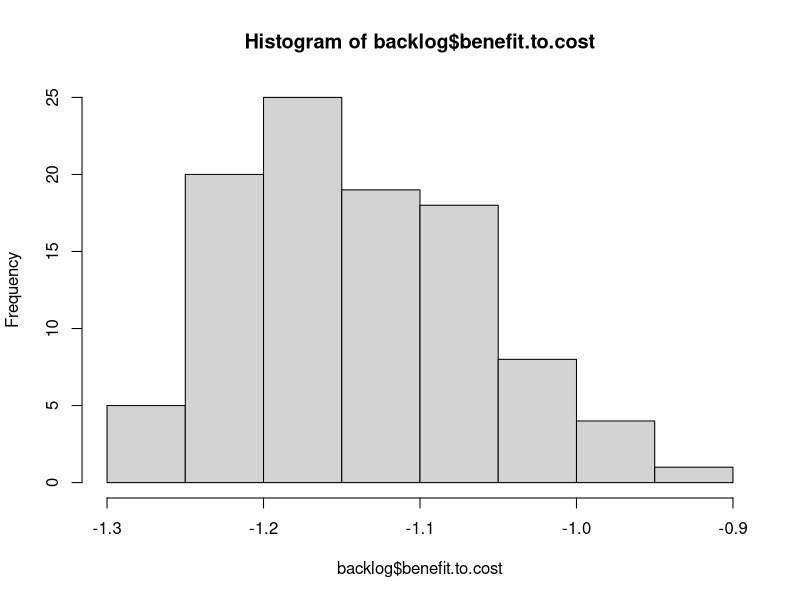
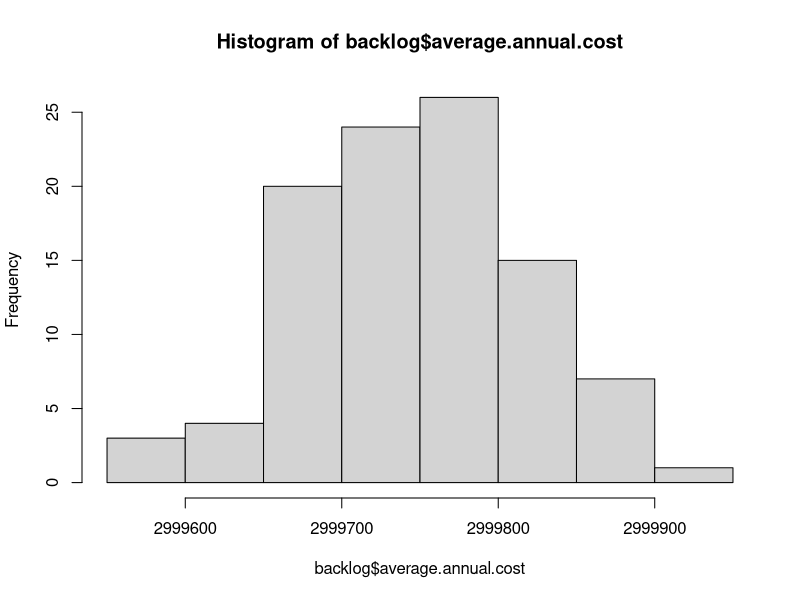
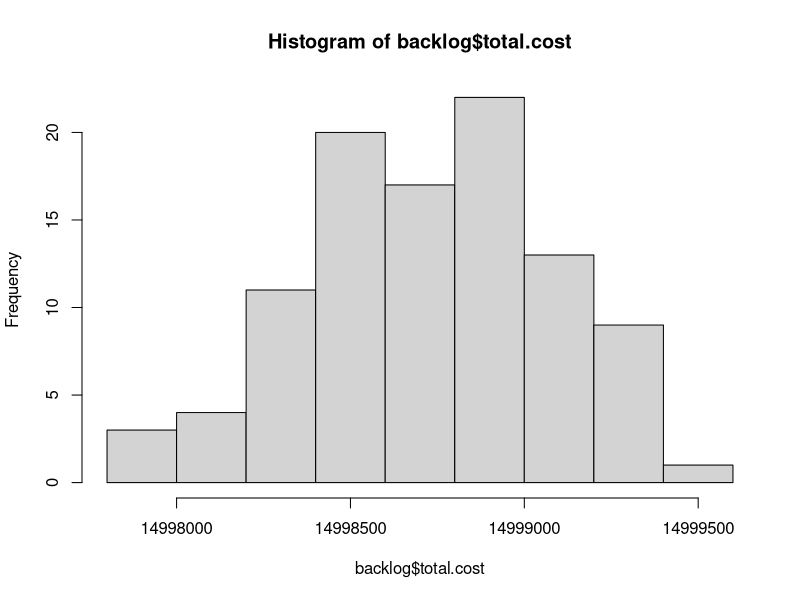
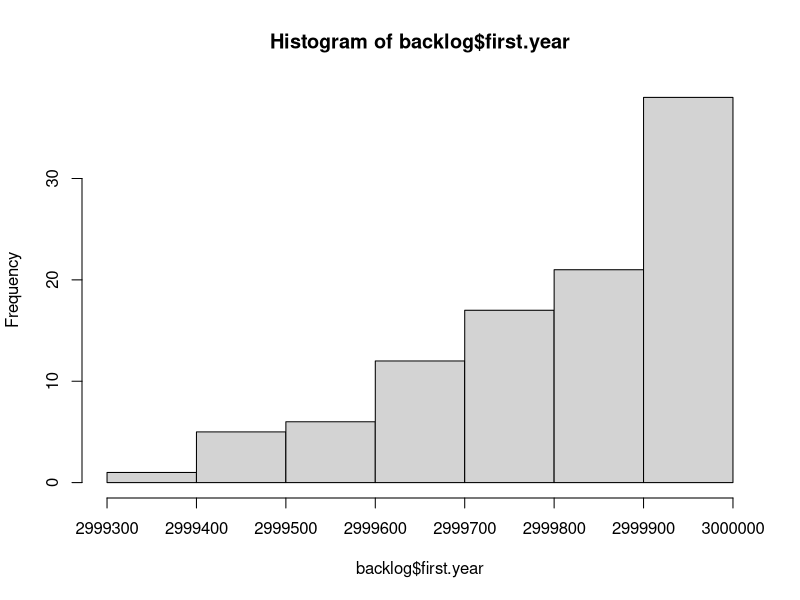

Generate these figures, in order, with R:
# Read Me ####
# This code analyzes data from FST, the City's pavement consultant
# It models the cost and PCI degredation in order to optimize pavement decisions
# OCI value = PCI.  Note these scores are from November 2012.
# Created By Daniel Hadley

# Considerations: 
# 1. The knapsack approximates an optimal outcome, but needs to be inspected in cases where the 
# limit is low,E.g., http://oucsace.cs.ohiou.edu/~razvan/courses/cs4040/lecture16.pdf
# 2. The model glosses over differences in the deterioration of arterial vs residential for now
# These differences seemed small enough to gloss over for the sake of comparison
# 3. The model also glosses over differences in PCI reset of various treatment types.
# A full repavement would generally reset to PCI = 100, whereas this model by default resets 
# everthing to 95 (f(age+1)=PCI). Details: http://www.mylongview.com/modules/showdocument.aspx?documentid=631
# These differences also seemed trivial when comparing strategies
# For number three, it would be easy to finish the function f(PCI) = delta
# Then you would add a "Functional" argument to f(age) = PCI 

library("plyr")


# Import data ####
setwd("K:/Somerstat/Common/Data/2014 StreetStat/PCI_Code")
# setwd ("~/Documents/Git/PCI_Code") #at home
d <- read.csv("PCI.csv")


# Create new variables #### 
d$sq.ft <- d$PavementWi * d$Length # Sq. Feet
d$sq.yd <- d$sq.ft * 0.111111 # Sq. Yards
d$total.pci <- d$sq.yd * d$OCI # Sum PCI
d$ideal.pci <- d$sq.yd * 100 # Ideal sum PCI
d$delta.pci <- d$ideal.pci - d$total.pci #Difference
d$cost.per.sq.yd <- d$ExtendedCo / d$sq.yd # Cost per sq yard


# Here I model the age as a function of PCI based on the references below:
# It is an average of residential and arterial, but we can divide those later
# http://onlinepubs.trb.org/onlinepubs/conferences/2012/assetmgmt/presentations/Data-A-Ramirez-Flores-Chang-Albitres.pdf
# https://repository.tamu.edu/bitstream/handle/1969.1/ETD-TAMU-2009-05-317/DESHMUKH-THESIS.pdf?sequence=2
# http://www.mylongview.com/modules/showdocument.aspx?documentid=631
# PCI = 100 - (106/((ln(79/AGE))^(1/.48)))

d$est.years <- 79*(2.71828^(-9.37879/(100-d$OCI)^0.48))


###  Model the Pavement decisions over 20 years 


# Functions needed for the model: f(Age) = PCI, f(PCI) = AGE, f(PCI) = Cost & fknapsack = pave ####
# f(Age) = PCI
# I can differentiate between residetnial and collector, but the difference is small
# See AnalyzePCI.R
PCIf <- function(AGE){ 
  PCI <- 100 - (106/((log(79/AGE))^(1/.48)))
  return(PCI)
}


# f(PCI) = Cost 
Costf <- function(OCI, Functional, sq.yd){ 
  Cost <- ifelse((OCI >= 68) & (OCI < 88), 1.8,
         ifelse((OCI >= 47) & (OCI < 68), 18.50,
                ifelse((OCI >= 25) & (OCI < 47) & (Functional == "RT - Residential Local"), 76.80,
                       ifelse((OCI >= 25) & (OCI < 47) & (Functional == "RE - Residential Dead End"), 76.80,
                              ifelse((OCI >= 25) & (OCI < 47) & (Functional == "CO - Collector" ), 91.10,
                                     ifelse((OCI >= 25) & (OCI < 47) & (Functional == "AR - Arterial"), 91.10,
                                            ifelse((OCI >= 0) & (OCI < 25) & (Functional == "RT - Residential Local"), 139.80,
                                                   ifelse((OCI >= 0) & (OCI < 25) & (Functional == "RE - Residential Dead End"), 139.80,
                                                          ifelse((OCI >= 0) & (OCI < 25) & (Functional == "CO - Collector"), 147.70,
                                                                 ifelse((OCI >= 0) & (OCI < 25) & (Functional == "AR - Arterial"), 162.10,
                                                                        ifelse(OCI >= 88, 0, 360)))))))))))
  return(Cost*sq.yd)
}


# f(PCI) = delta
# This takes the current PCI and calculates the difference between that and the PCI post treatment
# This is essentially the "value" in the knapsack algo
#  Deltaf <- function(OCI, Functional, sq.yd){ 
#    Delta <- ifelse((OCI >= 68) & (OCI < 88), (93 * sq.yd)-(OCI * sq.yd),
#                    (100 * sq.yd)-(OCI * sq.yd))
#    return(Delta)
#  }

                        

# f(value, weight, limit ) = pave. This is the basic Pave function
# This is a greedy approximation to the Knapsack algorithm
knapsack <- function(value, weight, limit){
  benefit.to.cost <- value / weight #Create ratio
  df = data.frame(value, weight, benefit.to.cost) # turn it into a DF
  df$ID <- (1:nrow(df)) # add ID to resort later
  df <- df[with(df, order(-benefit.to.cost)), ] # Sort by benefit.to.cost
  rownames(df) <- NULL # Reset the row names for easier indexing
  df$total.weight <- ifelse(cumsum(df$weight) <= limit, cumsum(df$weight), 0) # Add first items that fit
  # I need to add a break here if nothing fits in the bag on the first pass
  for(i in 2:nrow(df)){ #Start in row 2 because some values have been added above
    df$total.weight[i] <- ifelse(df$weight[i] + df$total.weight[i-1] <= limit, # If adding won't go over limit
                                 df$weight[i] + df$total.weight[i-1], df$total.weight[i-1]) # If it will, keep Weight the same
  }
  df$add <- 0
  df$add[1] <- ifelse(df$total.weight[1] > 0, 1, 0)
  for(i in 2:nrow(df)){ #Start in row 2 
    df$add[i] <- ifelse(df$total.weight[i] > df$total.weight[i-1], 1, 0) # 1 if it has been added
  }
  df <- df[with(df, order(ID)), ] # Resort by ID
  rownames(df) <- NULL # Reset the row names for easier indexing
  return(df$add)
}


# Stochastic attempt ####
# f(value, weight, limit ) = pave. 
# This is a greedy approximation to the Knapsack algorithm
knapsack <- function(value, weight, limit){
  benefit.to.cost <- sample(1:573, 573, replace=F) #Instead of real ratio, make it random
  df = data.frame(value, weight, benefit.to.cost) # turn it into a DF
  df$ID <- (1:nrow(df)) # add ID to resort later
  df <- df[with(df, order(-benefit.to.cost)), ] # Sort by benefit.to.cost
  rownames(df) <- NULL # Reset the row names for easier indexing
  df$total.weight <- ifelse(cumsum(df$weight) <= limit, cumsum(df$weight), 0) # Add first items that fit
  # I need to add a break here if nothing fits in the bag on the first pass
  for(i in 2:nrow(df)){ #Start in row 2 because some values have been added above
    df$total.weight[i] <- ifelse(df$weight[i] + df$total.weight[i-1] <= limit, # If adding won't go over limit
                                 df$weight[i] + df$total.weight[i-1], df$total.weight[i-1]) # If it will, keep Weight the same
  }
  df$add <- 0
  df$add[1] <- ifelse(df$total.weight[1] > 0, 1, 0)
  for(i in 2:nrow(df)){ #Start in row 2 
    df$add[i] <- ifelse(df$total.weight[i] > df$total.weight[i-1], 1, 0) # 1 if it has been added
  }
  df <- df[with(df, order(ID)), ] # Resort by ID
  rownames(df) <- NULL # Reset the row names for easier indexing
  return(df$add)
}


# Here is where I attempt to create a stochastic model 
# The problem WAS that it's difficult to set the limit on spending, particularly in years  1 &
# So I included a greedy knapsack algo in the model 
# f(PCI) = Whether or Not to Pave
# Here is where we set the rules and try different scenarios


Modelf <- function(n){
  d$OCI.Model <- PCIf(d$est.years) # Use the model instead of the empirical OCI
  d$backlog <- Costf(d$OCI.Model, d$Functional, d$sq.yd) # when summed, this gives you your backlog
  d$Pave.a <- knapsack((d$sq.yd * 100 - d$sq.yd * d$OCI.Model), d$backlog, 3000000) # Decision to pave
  d$cost.a <- ifelse(d$Pave.a == 1, Costf(d$OCI.Model, d$Functional, d$sq.yd),0) #The cost to pave the selected streets
  d$Age.a <- ifelse(d$Pave.a == 1, 1, 1 + d$est.years) #Age in year n
  d$OCI.a <- PCIf(d$Age.a) # OCI year n  
  d$backlog.a <- ifelse(d$Pave.a == 0, Costf(d$OCI.Model, d$Functional, d$sq.yd),0) #Backlog after year n
  d$Pave.b <- knapsack((d$sq.yd * 100 - d$sq.yd * d$OCI.a), d$backlog.a, 3000000) # Decision to pave
  d$cost.b <- ifelse(d$Pave.b == 1, Costf(d$OCI.Model, d$Functional, d$sq.yd),0) #The cost to pave the selected streets
  d$Age.b <- ifelse(d$Pave.b == 1, 1, 1 + d$Age.a) #Age in year n
  d$OCI.b <- PCIf(d$Age.b) # OCI year n  
  d$backlog.b <- ifelse(d$Pave.b == 0, Costf(d$OCI.a,d$Functional, d$sq.yd),0) #Backlog after year n
  d$Pave.c <- knapsack((d$sq.yd*100 - d$sq.yd*d$OCI.b),d$backlog.b, 3000000) # Decision to pave
  d$cost.c <- ifelse(d$Pave.c == 1, Costf(d$OCI.a,d$Functional, d$sq.yd),0) #The cost to pave the selected streets
  d$Age.c <- ifelse(d$Pave.c == 1, 1, 1 + d$Age.b) #Age in year n
  d$OCI.c <- PCIf(d$Age.c) # OCI year n  
  d$backlog.c <- ifelse(d$Pave.c == 0, Costf(d$OCI.b, d$Functional, d$sq.yd),0) #Backlog after year n
  d$Pave.d <- knapsack(((d$sq.yd * 100) - (d$sq.yd * d$OCI.c)), d$backlog.c, 3000000) # Decision to pave
  d$cost.d <- ifelse(d$Pave.d == 1, Costf(d$OCI.b, d$Functional, d$sq.yd),0) #The cost to pave the selected streets
  d$Age.d <- ifelse(d$Pave.d == 1, 1, 1 + d$Age.c) #Age in year n
  d$OCI.d <- PCIf(d$Age.d) # OCI year n  
  d$backlog.d <- ifelse(d$Pave.d == 0, Costf(d$OCI.c, d$Functional, d$sq.yd),0) #Backlog after year n
  d$Pave.e <- knapsack(((d$sq.yd * 100) - (d$sq.yd * d$OCI.d)), d$backlog.d, 3000000) # Decision to pave
  d$cost.e <- ifelse(d$Pave.e == 1, Costf(d$OCI.c, d$Functional, d$sq.yd),0) #The cost to pave the selected streets
  d$Age.e <- ifelse(d$Pave.e == 1, 1, 1 + d$Age.c) #Age in year n
  d$OCI.e <- PCIf(d$Age.e) # OCI year n  
  d$backlog.e <- ifelse(d$Pave.e == 0, Costf(d$OCI.c,d$Functional, d$sq.yd),0) #Backlog after year n
  #   Now create the outputs
  backlog <- sum(d$backlog.e)
  backlog.reduction <- (sum(d$backlog)) - (sum(d$backlog.e))
  total.cost <- sum(d$cost.a, d$cost.b, d$cost.c, d$cost.d, d$cost.e)
  benefit.to.cost <- backlog.reduction / total.cost
  average.annual.cost <- ((sum(d$cost.a)) + (sum(d$cost.b)) + (sum(d$cost.c)) + 
                            (sum(d$cost.d)) + (sum(d$cost.e))) / 5
  first.year <- sum(d$cost.a)
  output <- list(backlog, backlog.reduction, total.cost, benefit.to.cost, average.annual.cost, first.year)
  return(output)
}

# Now run the function X number of times
# http://stats.stackexchange.com/questions/7999/how-to-efficiently-repeat-a-function-on-a-data-set-in-r
library("plyr")
l <- alply(cbind(rep(100,100),rep(20,10)),1,Modelf)
backlog <- data.frame(matrix(unlist(l), nrow=100, byrow=T))
colnames(backlog) <- c("backlog", "backlog.reduction", "total.cost", "benefit.to.cost", 
                       "average.annual.cost", "first.year")

hist(backlog$benefit.to.cost)
hist(backlog$average.annual.cost)
hist(backlog$total.cost)
hist(backlog$first.year)


# Final model: change in PCI as the "value"; cost = "weight", cap = $4.5m ####


# f(n) = output
Modelf <- function(n){
  d$OCI.Model <- PCIf(d$est.years) # Use the model instead of the empirical OCI
  d$backlog <- Costf(d$OCI.Model, d$Functional, d$sq.yd) # when summed, this gives you your backlog in Nov 2012
  d$Pave.a <- knapsack((d$sq.yd * 100 - d$sq.yd * d$OCI.Model), d$backlog, 4500000) # Decision to pave
  d$cost.a <- ifelse(d$Pave.a == 1, Costf(d$OCI.Model, d$Functional, d$sq.yd),0) #The cost to pave the selected streets
  d$Age.a <- ifelse(d$Pave.a == 1, 1, 1 + d$est.years) #Age in year n
  d$OCI.a <- PCIf(d$Age.a) # OCI year n  
  d$backlog.a <- ifelse(d$Pave.a == 0, Costf(d$OCI.Model, d$Functional, d$sq.yd),0) #Backlog after year n
  d$Pave.b <- knapsack((d$sq.yd * 100 - d$sq.yd * d$OCI.a), d$backlog.a, 4500000) # Decision to pave
  d$cost.b <- ifelse(d$Pave.b == 1, Costf(d$OCI.Model, d$Functional, d$sq.yd),0) #The cost to pave the selected streets
  d$Age.b <- ifelse(d$Pave.b == 1, 1, 1 + d$Age.a) #Age in year n
  d$OCI.b <- PCIf(d$Age.b) # OCI year n  
  d$backlog.b <- ifelse(d$Pave.b == 0, Costf(d$OCI.a,d$Functional, d$sq.yd),0) #Backlog after year n
  d$Pave.c <- knapsack((d$sq.yd*100 - d$sq.yd*d$OCI.b),d$backlog.b, 4500000) # Decision to pave
  d$cost.c <- ifelse(d$Pave.c == 1, Costf(d$OCI.a,d$Functional, d$sq.yd),0) #The cost to pave the selected streets
  d$Age.c <- ifelse(d$Pave.c == 1, 1, 1 + d$Age.b) #Age in year n
  d$OCI.c <- PCIf(d$Age.c) # OCI year n  
  d$backlog.c <- ifelse(d$Pave.c == 0, Costf(d$OCI.b, d$Functional, d$sq.yd),0) #Backlog after year n
  d$Pave.d <- knapsack(((d$sq.yd * 100) - (d$sq.yd * d$OCI.c)), d$backlog.c, 4500000) # Decision to pave
  d$cost.d <- ifelse(d$Pave.d == 1, Costf(d$OCI.b, d$Functional, d$sq.yd),0) #The cost to pave the selected streets
  d$Age.d <- ifelse(d$Pave.d == 1, 1, 1 + d$Age.c) #Age in year n
  d$OCI.d <- PCIf(d$Age.d) # OCI year n  
  d$backlog.d <- ifelse(d$Pave.d == 0, Costf(d$OCI.c, d$Functional, d$sq.yd),0) #Backlog after year n
  d$Pave.e <- knapsack(((d$sq.yd * 100) - (d$sq.yd * d$OCI.d)), d$backlog.d, 4500000) # Decision to pave
  d$cost.e <- ifelse(d$Pave.e == 1, Costf(d$OCI.c, d$Functional, d$sq.yd),0) #The cost to pave the selected streets
  d$Age.e <- ifelse(d$Pave.e == 1, 1, 1 + d$Age.c) #Age in year n
  d$OCI.e <- PCIf(d$Age.e) # OCI year n  
  d$backlog.e <- ifelse(d$Pave.e == 0, Costf(d$OCI.d,d$Functional, d$sq.yd),0) #Backlog after year n
  #   Now create the outputs
  backlog <- sum(d$backlog.e)
  backlog.reduction <- (sum(d$backlog)) - (sum(d$backlog.e))
  total.cost <- sum(d$cost.a, d$cost.b, d$cost.c, d$cost.d, d$cost.e)
  benefit.to.cost <- backlog.reduction / total.cost
  average.annual.cost <- ((sum(d$cost.a)) + (sum(d$cost.b)) + (sum(d$cost.c)) + 
                            (sum(d$cost.d)) + (sum(d$cost.e))) / 5
  first.year <- sum(d$cost.a)
  output <- list(backlog, backlog.reduction, total.cost, benefit.to.cost, average.annual.cost, first.year)
  return(output)
}

Modelf(1)


# Final model to compare against the consultant: cap = $3 + the worst streets ####
# Backlog after 5 years for consultant spending $6 m is $73 m.

# f(n) = output
Modelf <- function(n){
  d$OCI.Model <- PCIf(d$est.years) # Use the model instead of the empirical OCI
  d$backlog <- Costf(d$OCI.Model, d$Functional, d$sq.yd) # when summed, this gives you your backlog
  d$Pave.a <- knapsack((d$sq.yd * 100 - d$sq.yd * d$OCI.Model), d$backlog, 3000000) # Decision to pave
  d$Pave.a <- ifelse(d$OCI.Model < 10, 1, d$Pave.a) # Pave the worst street
  d$cost.a <- ifelse(d$Pave.a == 1, Costf(d$OCI.Model, d$Functional, d$sq.yd),0) #The cost to pave the selected streets
  d$Age.a <- ifelse(d$Pave.a == 1, 1, 1 + d$est.years) #Age in year n
  d$OCI.a <- PCIf(d$Age.a) # OCI year n  
  d$backlog.a <- ifelse(d$Pave.a == 0, Costf(d$OCI.Model, d$Functional, d$sq.yd),0) #Backlog after year n
  d$Pave.b <- knapsack((d$sq.yd * 100 - d$sq.yd * d$OCI.a), d$backlog.a, 3000000) # Decision to pave
  d$Pave.b <- ifelse(d$OCI.a < 10, 1, d$Pave.b) # Pave the worst street
  d$cost.b <- ifelse(d$Pave.b == 1, Costf(d$OCI.Model, d$Functional, d$sq.yd),0) #The cost to pave the selected streets
  d$Age.b <- ifelse(d$Pave.b == 1, 1, 1 + d$Age.a) #Age in year n
  d$OCI.b <- PCIf(d$Age.b) # OCI year n  
  d$backlog.b <- ifelse(d$Pave.b == 0, Costf(d$OCI.a,d$Functional, d$sq.yd),0) #Backlog after year n
  d$Pave.c <- knapsack((d$sq.yd*100 - d$sq.yd*d$OCI.b),d$backlog.b, 3000000) # Decision to pave
  d$Pave.c <- ifelse(d$OCI.b < 10, 1, d$Pave.c) # Pave the worst street
  d$cost.c <- ifelse(d$Pave.c == 1, Costf(d$OCI.a,d$Functional, d$sq.yd),0) #The cost to pave the selected streets
  d$Age.c <- ifelse(d$Pave.c == 1, 1, 1 + d$Age.b) #Age in year n
  d$OCI.c <- PCIf(d$Age.c) # OCI year n  
  d$backlog.c <- ifelse(d$Pave.c == 0, Costf(d$OCI.b, d$Functional, d$sq.yd),0) #Backlog after year n
  d$Pave.d <- knapsack(((d$sq.yd * 100) - (d$sq.yd * d$OCI.c)), d$backlog.c, 3000000) # Decision to pave
  d$Pave.d <- ifelse(d$OCI.c < 10, 1, d$Pave.d) # Pave the worst street
  d$cost.d <- ifelse(d$Pave.d == 1, Costf(d$OCI.b, d$Functional, d$sq.yd),0) #The cost to pave the selected streets
  d$Age.d <- ifelse(d$Pave.d == 1, 1, 1 + d$Age.c) #Age in year n
  d$OCI.d <- PCIf(d$Age.d) # OCI year n  
  d$backlog.d <- ifelse(d$Pave.d == 0, Costf(d$OCI.c, d$Functional, d$sq.yd),0) #Backlog after year n
  d$Pave.e <- knapsack(((d$sq.yd * 100) - (d$sq.yd * d$OCI.d)), d$backlog.d, 3000000) # Decision to pave
  d$Pave.e <- ifelse(d$OCI.d < 10, 1, d$Pave.e) # Pave the worst street
  d$cost.e <- ifelse(d$Pave.e == 1, Costf(d$OCI.c, d$Functional, d$sq.yd),0) #The cost to pave the selected streets
  d$Age.e <- ifelse(d$Pave.e == 1, 1, 1 + d$Age.d) #Age in year n
  d$OCI.e <- PCIf(d$Age.e) # OCI year n  
  d$backlog.e <- ifelse(d$Pave.e == 0, Costf(d$OCI.d,d$Functional, d$sq.yd),0) #Backlog after year n
  #   Now create the outputs
  backlog <- sum(d$backlog.e)
  backlog.reduction <- (sum(d$backlog)) - (sum(d$backlog.e))
  total.cost <- sum(d$cost.a, d$cost.b, d$cost.c, d$cost.d, d$cost.e)
  benefit.to.cost <- backlog.reduction / total.cost
  average.annual.cost <- ((sum(d$cost.a)) + (sum(d$cost.b)) + (sum(d$cost.c)) + 
                            (sum(d$cost.d)) + (sum(d$cost.e))) / 5
  first.year <- sum(d$cost.a)
  output <- list(backlog, backlog.reduction, total.cost, benefit.to.cost, average.annual.cost, first.year)
  return(output)
}

Modelf(1)

difference <- 73103186 - 37577635


# Final model to compare against the consultant: cap = $1.5 + some of the worst streets ####
# Backlog after 5 years for consultant spending $4.5 m is $81,115,018 m.

# f(n) = output
Modelf <- function(n){
  d$OCI.Model <- PCIf(d$est.years) # Use the model instead of the empirical OCI
  d$backlog <- Costf(d$OCI.Model, d$Functional, d$sq.yd) # when summed, this gives you your backlog
  d$Pave.a <- knapsack((d$sq.yd * 100 - d$sq.yd * d$OCI.Model), d$backlog, 1500000) # Decision to pave
  d$Pave.a <- ifelse(d$OCI.Model < 7, 1, d$Pave.a) # Pave the worst street
  d$cost.a <- ifelse(d$Pave.a == 1, Costf(d$OCI.Model, d$Functional, d$sq.yd),0) #The cost to pave the selected streets
  d$Age.a <- ifelse(d$Pave.a == 1, 1, 1 + d$est.years) #Age in year n
  d$OCI.a <- PCIf(d$Age.a) # OCI year n  
  d$backlog.a <- ifelse(d$Pave.a == 0, Costf(d$OCI.Model, d$Functional, d$sq.yd),0) #Backlog after year n
  d$Pave.b <- knapsack((d$sq.yd * 100 - d$sq.yd * d$OCI.a), d$backlog.a, 1500000) # Decision to pave
  d$Pave.b <- ifelse(d$OCI.a < 7, 1, d$Pave.b) # Pave the worst street
  d$cost.b <- ifelse(d$Pave.b == 1, Costf(d$OCI.Model, d$Functional, d$sq.yd),0) #The cost to pave the selected streets
  d$Age.b <- ifelse(d$Pave.b == 1, 1, 1 + d$Age.a) #Age in year n
  d$OCI.b <- PCIf(d$Age.b) # OCI year n  
  d$backlog.b <- ifelse(d$Pave.b == 0, Costf(d$OCI.a,d$Functional, d$sq.yd),0) #Backlog after year n
  d$Pave.c <- knapsack((d$sq.yd*100 - d$sq.yd*d$OCI.b),d$backlog.b, 1500000) # Decision to pave
  d$Pave.c <- ifelse(d$OCI.b < 7, 1, d$Pave.c) # Pave the worst street
  d$cost.c <- ifelse(d$Pave.c == 1, Costf(d$OCI.a,d$Functional, d$sq.yd),0) #The cost to pave the selected streets
  d$Age.c <- ifelse(d$Pave.c == 1, 1, 1 + d$Age.b) #Age in year n
  d$OCI.c <- PCIf(d$Age.c) # OCI year n  
  d$backlog.c <- ifelse(d$Pave.c == 0, Costf(d$OCI.b, d$Functional, d$sq.yd),0) #Backlog after year n
  d$Pave.d <- knapsack(((d$sq.yd * 100) - (d$sq.yd * d$OCI.c)), d$backlog.c, 1500000) # Decision to pave
  d$Pave.d <- ifelse(d$OCI.c < 7, 1, d$Pave.d) # Pave the worst street
  d$cost.d <- ifelse(d$Pave.d == 1, Costf(d$OCI.b, d$Functional, d$sq.yd),0) #The cost to pave the selected streets
  d$Age.d <- ifelse(d$Pave.d == 1, 1, 1 + d$Age.c) #Age in year n
  d$OCI.d <- PCIf(d$Age.d) # OCI year n  
  d$backlog.d <- ifelse(d$Pave.d == 0, Costf(d$OCI.c, d$Functional, d$sq.yd),0) #Backlog after year n
  d$Pave.e <- knapsack(((d$sq.yd * 100) - (d$sq.yd * d$OCI.d)), d$backlog.d, 1500000) # Decision to pave
  d$Pave.e <- ifelse(d$OCI.d < 7, 1, d$Pave.e) # Pave the worst street
  d$cost.e <- ifelse(d$Pave.e == 1, Costf(d$OCI.c, d$Functional, d$sq.yd),0) #The cost to pave the selected streets
  d$Age.e <- ifelse(d$Pave.e == 1, 1, 1 + d$Age.d) #Age in year n
  d$OCI.e <- PCIf(d$Age.e) # OCI year n  
  d$backlog.e <- ifelse(d$Pave.e == 0, Costf(d$OCI.d,d$Functional, d$sq.yd),0) #Backlog after year n
  #   Now create the outputs
  backlog <- sum(d$backlog.e)
  backlog.reduction <- (sum(d$backlog)) - (sum(d$backlog.e))
  total.cost <- sum(d$cost.a, d$cost.b, d$cost.c, d$cost.d, d$cost.e)
  benefit.to.cost <- backlog.reduction / total.cost
  average.annual.cost <- ((sum(d$cost.a)) + (sum(d$cost.b)) + (sum(d$cost.c)) + 
                            (sum(d$cost.d)) + (sum(d$cost.e))) / 5
  first.year <- sum(d$cost.a)
  output <- list(backlog, backlog.reduction, total.cost, benefit.to.cost, average.annual.cost, first.year)
  return(output)
}

Modelf(1)

difference <- 45314093 - 81115000


# Conservative model to compare against the consultant: cap = $1.5 + some of the worst streets ####
# Backlog after 5 years for consultant spending $4.5 m is $81,115,018 m.
# Age = age + 3 years because most treatments do not reset the PCI to 100 (or even 95)
# It's a much more conservative approach 

# f(n) = output
Modelf <- function(n){
  d$OCI.Model <- PCIf(d$est.years) # Use the model instead of the empirical OCI
  d$backlog <- Costf(d$OCI.Model, d$Functional, d$sq.yd) # when summed, this gives you your backlog
  d$Pave.a <- knapsack((d$sq.yd * 100 - d$sq.yd * d$OCI.Model), d$backlog, 1500000) # Decision to pave
  d$Pave.a <- ifelse(d$OCI.Model < 7, 1, d$Pave.a) # Pave the worst street
  d$cost.a <- ifelse(d$Pave.a == 1, Costf(d$OCI.Model, d$Functional, d$sq.yd),0) #The cost to pave the selected streets
  d$Age.a <- ifelse(d$Pave.a == 1, 3, 1 + d$est.years) #Age in year n
  d$OCI.a <- PCIf(d$Age.a) # OCI year n  
  d$backlog.a <- ifelse(d$Pave.a == 0, Costf(d$OCI.Model, d$Functional, d$sq.yd),0) #Backlog after year n
  d$Pave.b <- knapsack((d$sq.yd * 100 - d$sq.yd * d$OCI.a), d$backlog.a, 1500000) # Decision to pave
  d$Pave.b <- ifelse(d$OCI.a < 7, 1, d$Pave.b) # Pave the worst street
  d$cost.b <- ifelse(d$Pave.b == 1, Costf(d$OCI.Model, d$Functional, d$sq.yd),0) #The cost to pave the selected streets
  d$Age.b <- ifelse(d$Pave.b == 1, 3, 1 + d$Age.a) #Age in year n
  d$OCI.b <- PCIf(d$Age.b) # OCI year n  
  d$backlog.b <- ifelse(d$Pave.b == 0, Costf(d$OCI.a,d$Functional, d$sq.yd),0) #Backlog after year n
  d$Pave.c <- knapsack((d$sq.yd*100 - d$sq.yd*d$OCI.b),d$backlog.b, 1500000) # Decision to pave
  d$Pave.c <- ifelse(d$OCI.b < 7, 1, d$Pave.c) # Pave the worst street
  d$cost.c <- ifelse(d$Pave.c == 1, Costf(d$OCI.a,d$Functional, d$sq.yd),0) #The cost to pave the selected streets
  d$Age.c <- ifelse(d$Pave.c == 1, 3, 1 + d$Age.b) #Age in year n
  d$OCI.c <- PCIf(d$Age.c) # OCI year n  
  d$backlog.c <- ifelse(d$Pave.c == 0, Costf(d$OCI.b, d$Functional, d$sq.yd),0) #Backlog after year n
  d$Pave.d <- knapsack(((d$sq.yd * 100) - (d$sq.yd * d$OCI.c)), d$backlog.c, 1500000) # Decision to pave
  d$Pave.d <- ifelse(d$OCI.c < 7, 1, d$Pave.d) # Pave the worst street
  d$cost.d <- ifelse(d$Pave.d == 1, Costf(d$OCI.b, d$Functional, d$sq.yd),0) #The cost to pave the selected streets
  d$Age.d <- ifelse(d$Pave.d == 1, 3, 1 + d$Age.c) #Age in year n
  d$OCI.d <- PCIf(d$Age.d) # OCI year n  
  d$backlog.d <- ifelse(d$Pave.d == 0, Costf(d$OCI.c, d$Functional, d$sq.yd),0) #Backlog after year n
  d$Pave.e <- knapsack(((d$sq.yd * 100) - (d$sq.yd * d$OCI.d)), d$backlog.d, 1500000) # Decision to pave
  d$Pave.e <- ifelse(d$OCI.d < 7, 1, d$Pave.e) # Pave the worst street
  d$cost.e <- ifelse(d$Pave.e == 1, Costf(d$OCI.c, d$Functional, d$sq.yd),0) #The cost to pave the selected streets
  d$Age.e <- ifelse(d$Pave.e == 1, 3, 1 + d$Age.d) #Age in year n
  d$OCI.e <- PCIf(d$Age.e) # OCI year n  
  d$backlog.e <- ifelse(d$Pave.e == 0, Costf(d$OCI.c,d$Functional, d$sq.yd),0) #Backlog after year n
  #   Now create the outputs
  backlog <- sum(d$backlog.e)
  backlog.reduction <- (sum(d$backlog)) - (sum(d$backlog.e))
  total.cost <- sum(d$cost.a, d$cost.b, d$cost.c, d$cost.d, d$cost.e)
  benefit.to.cost <- backlog.reduction / total.cost
  average.annual.cost <- ((sum(d$cost.a)) + (sum(d$cost.b)) + (sum(d$cost.c)) + 
                            (sum(d$cost.d)) + (sum(d$cost.e))) / 5
  first.year <- sum(d$cost.a)
  output <- list(backlog, backlog.reduction, total.cost, benefit.to.cost, average.annual.cost, first.year)
  return(output)
}

Modelf(1)

difference <- 81115000 -46069393 


# Conservative model to compare against the consultant: cap = $.2 + some of the very worst streets ####
# Backlog after 5 years for consultant spending $1.1 m is $114,530,924
# But it's strange because they seem to suggest that they will not pave the worst roads
# This is a difficult comparison
# Age = age + 3 years because most treatments do not reset the PCI to 100 (or even 95)
# It's a much more conservative approach 

# f(n) = output
Modelf <- function(n){
  d$OCI.Model <- PCIf(d$est.years) # Use the model instead of the empirical OCI
  d$backlog <- Costf(d$OCI.Model, d$Functional, d$sq.yd) # when summed, this gives you your backlog
  d$Pave.a <- knapsack((d$sq.yd * 100 - d$sq.yd * d$OCI.Model), d$backlog, 250000) # Decision to pave
  d$Pave.a <- ifelse(d$OCI.Model < 5, 1, d$Pave.a) # Pave the worst street
  d$cost.a <- ifelse(d$Pave.a == 1, Costf(d$OCI.Model, d$Functional, d$sq.yd),0) #The cost to pave the selected streets
  d$Age.a <- ifelse(d$Pave.a == 1, 3, 1 + d$est.years) #Age in year n
  d$OCI.a <- PCIf(d$Age.a) # OCI year n  
  d$backlog.a <- ifelse(d$Pave.a == 0, Costf(d$OCI.Model, d$Functional, d$sq.yd),0) #Backlog after year n
  d$Pave.b <- knapsack((d$sq.yd * 100 - d$sq.yd * d$OCI.a), d$backlog.a, 250000) # Decision to pave
  d$Pave.b <- ifelse(d$OCI.a < 4, 1, d$Pave.b) # Pave the worst street
  d$cost.b <- ifelse(d$Pave.b == 1, Costf(d$OCI.Model, d$Functional, d$sq.yd),0) #The cost to pave the selected streets
  d$Age.b <- ifelse(d$Pave.b == 1, 3, 1 + d$Age.a) #Age in year n
  d$OCI.b <- PCIf(d$Age.b) # OCI year n  
  d$backlog.b <- ifelse(d$Pave.b == 0, Costf(d$OCI.a,d$Functional, d$sq.yd),0) #Backlog after year n
  d$Pave.c <- knapsack((d$sq.yd*100 - d$sq.yd*d$OCI.b),d$backlog.b, 250000) # Decision to pave
  d$Pave.c <- ifelse(d$OCI.b < 3, 1, d$Pave.c) # Pave the worst street
  d$cost.c <- ifelse(d$Pave.c == 1, Costf(d$OCI.a,d$Functional, d$sq.yd),0) #The cost to pave the selected streets
  d$Age.c <- ifelse(d$Pave.c == 1, 3, 1 + d$Age.b) #Age in year n
  d$OCI.c <- PCIf(d$Age.c) # OCI year n  
  d$backlog.c <- ifelse(d$Pave.c == 0, Costf(d$OCI.b, d$Functional, d$sq.yd),0) #Backlog after year n
  d$Pave.d <- knapsack(((d$sq.yd * 100) - (d$sq.yd * d$OCI.c)), d$backlog.c, 250000) # Decision to pave
  d$Pave.d <- ifelse(d$OCI.c < 2, 1, d$Pave.d) # Pave the worst street
  d$cost.d <- ifelse(d$Pave.d == 1, Costf(d$OCI.b, d$Functional, d$sq.yd),0) #The cost to pave the selected streets
  d$Age.d <- ifelse(d$Pave.d == 1, 3, 1 + d$Age.c) #Age in year n
  d$OCI.d <- PCIf(d$Age.d) # OCI year n  
  d$backlog.d <- ifelse(d$Pave.d == 0, Costf(d$OCI.c, d$Functional, d$sq.yd),0) #Backlog after year n
  d$Pave.e <- knapsack(((d$sq.yd * 100) - (d$sq.yd * d$OCI.d)), d$backlog.d, 250000) # Decision to pave
  d$Pave.e <- ifelse(d$OCI.d < 1, 1, d$Pave.e) # Pave the worst street
  d$cost.e <- ifelse(d$Pave.e == 1, Costf(d$OCI.c, d$Functional, d$sq.yd),0) #The cost to pave the selected streets
  d$Age.e <- ifelse(d$Pave.e == 1, 3, 1 + d$Age.d) #Age in year n
  d$OCI.e <- PCIf(d$Age.e) # OCI year n  
  d$backlog.e <- ifelse(d$Pave.e == 0, Costf(d$OCI.d,d$Functional, d$sq.yd),0) #Backlog after year n
  #   Now create the outputs
  backlog <- sum(d$backlog.e)
  backlog.reduction <- (sum(d$backlog)) - (sum(d$backlog.e))
  total.cost <- sum(d$cost.a, d$cost.b, d$cost.c, d$cost.d, d$cost.e)
  benefit.to.cost <- backlog.reduction / total.cost
  average.annual.cost <- ((sum(d$cost.a)) + (sum(d$cost.b)) + (sum(d$cost.c)) + 
                            (sum(d$cost.d)) + (sum(d$cost.e))) / 5
  first.year <- sum(d$cost.a)
  averagePCI <- mean(d$OCI.e)
  output <- list(backlog, backlog.reduction, total.cost, benefit.to.cost, average.annual.cost, 
                 first.year, averagePCI)
  return(output)
}

Modelf(1)


# Here are the Streets that DPW did in 2013 ####
Modelf <- function(n){
d$OCI.Model <- PCIf(d$est.years) # Use the model instead of the empirical OCI
d$backlog <- Costf(d$OCI.Model, d$Functional, d$sq.yd) # when summed, this gives you your backlog
## The following list is missing the private ways and the part of Shore they did. Was it all Shore?
d$Pave.a <- ifelse(d$STREETNAME %in% c('ALBION ST' , 'ALBION TERR', 'BELMONT SQ', 'HAMMOND ST',
                                       'MORGAN ST', 'WHEELER ST', 'WYATT ST', 'YORKTOWN ST'), 1, 0)
d$cost.a <- ifelse(d$Pave.a == 1, Costf(d$OCI.Model, d$Functional, d$sq.yd),0) #The cost to pave the selected streets
d$Age.a <- ifelse(d$Pave.a == 1, 3, 1 + d$est.years) #Age in year n
d$OCI.a <- PCIf(d$Age.a) # OCI year n  
d$backlog.a <- ifelse(d$Pave.a == 0, Costf(d$OCI.Model, d$Functional, d$sq.yd),0) #Backlog after year n
d$Pave.b <- knapsack((d$sq.yd * 100 - d$sq.yd * d$OCI.a), d$backlog.a, 250000) # Decision to pave
d$Pave.b <- ifelse(d$OCI.a < 4, 1, d$Pave.b) # Pave the worst street
d$cost.b <- ifelse(d$Pave.b == 1, Costf(d$OCI.Model, d$Functional, d$sq.yd),0) #The cost to pave the selected streets
d$Age.b <- ifelse(d$Pave.b == 1, 3, 1 + d$Age.a) #Age in year n
d$OCI.b <- PCIf(d$Age.b) # OCI year n  
d$backlog.b <- ifelse(d$Pave.b == 0, Costf(d$OCI.a,d$Functional, d$sq.yd),0) #Backlog after year n
d$Pave.c <- knapsack((d$sq.yd*100 - d$sq.yd*d$OCI.b),d$backlog.b, 250000) # Decision to pave
d$Pave.c <- ifelse(d$OCI.b < 3, 1, d$Pave.c) # Pave the worst street
d$cost.c <- ifelse(d$Pave.c == 1, Costf(d$OCI.a,d$Functional, d$sq.yd),0) #The cost to pave the selected streets
d$Age.c <- ifelse(d$Pave.c == 1, 3, 1 + d$Age.b) #Age in year n
d$OCI.c <- PCIf(d$Age.c) # OCI year n  
d$backlog.c <- ifelse(d$Pave.c == 0, Costf(d$OCI.b, d$Functional, d$sq.yd),0) #Backlog after year n
d$Pave.d <- knapsack(((d$sq.yd * 100) - (d$sq.yd * d$OCI.c)), d$backlog.c, 250000) # Decision to pave
d$Pave.d <- ifelse(d$OCI.c < 2, 1, d$Pave.d) # Pave the worst street
d$cost.d <- ifelse(d$Pave.d == 1, Costf(d$OCI.b, d$Functional, d$sq.yd),0) #The cost to pave the selected streets
d$Age.d <- ifelse(d$Pave.d == 1, 3, 1 + d$Age.c) #Age in year n
d$OCI.d <- PCIf(d$Age.d) # OCI year n  
d$backlog.d <- ifelse(d$Pave.d == 0, Costf(d$OCI.c, d$Functional, d$sq.yd),0) #Backlog after year n
d$Pave.e <- knapsack(((d$sq.yd * 100) - (d$sq.yd * d$OCI.d)), d$backlog.d, 250000) # Decision to pave
d$Pave.e <- ifelse(d$OCI.d < 1, 1, d$Pave.e) # Pave the worst street
d$cost.e <- ifelse(d$Pave.e == 1, Costf(d$OCI.c, d$Functional, d$sq.yd),0) #The cost to pave the selected streets
d$Age.e <- ifelse(d$Pave.e == 1, 3, 1 + d$Age.d) #Age in year n
d$OCI.e <- PCIf(d$Age.e) # OCI year n  
d$backlog.e <- ifelse(d$Pave.e == 0, Costf(d$OCI.c,d$Functional, d$sq.yd),0) #Backlog after year n
#   Now create the outputs
backlog <- sum(d$backlog.e)
backlog.reduction <- (sum(d$backlog)) - (sum(d$backlog.e))
total.cost <- sum(d$cost.a, d$cost.b, d$cost.c, d$cost.d, d$cost.e)
benefit.to.cost <- backlog.reduction / total.cost
average.annual.cost <- ((sum(d$cost.a)) + (sum(d$cost.b)) + (sum(d$cost.c)) + 
                          (sum(d$cost.d)) + (sum(d$cost.e))) / 5
first.year <- sum(d$cost.a)
averagePCI <- mean(d$OCI.e)
output <- list(backlog, backlog.reduction, total.cost, benefit.to.cost, average.annual.cost, 
               first.year, averagePCI)
return(output)
}

Modelf(1)
